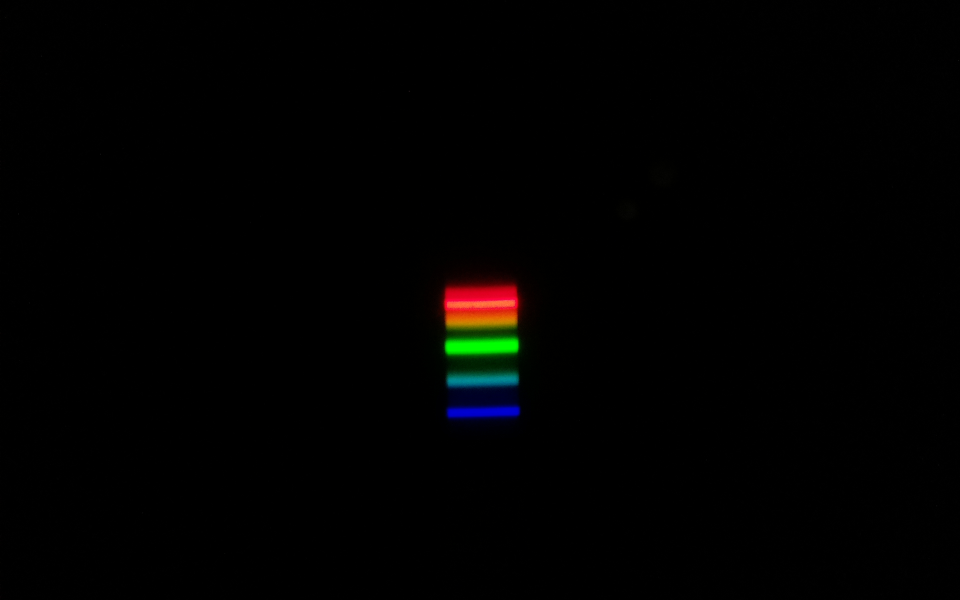
#> input picture Light/Data/Hg_test(7).jpg, 1920 x 1200 px, given in place of Hg_test(7).png, which was not available (shown at 1/2 size)
$ python processing.py
#> lines starting #> are read from the running program, lines starting #| are printed output that depends on the picture; pictures that were not available may be replaced by others from this repository, and a replacement may not be noted
### Light/Scripts/lightFunctions.py
# Подключение библиотек
import numpy as np
import matplotlib.pyplot as plt
import imageio
from PIL import Image
from cycler import cycler

def crop(fileName, outfileName):
#> called with fileName = 'Hg_test(7).png', outfileName = 'white-mercury_.png'
    with Image.open(fileName) as image:
#> image is the input picture: PIL image 1920x1200 RGB; mean R, G, B 1.4, 1.3, 0.8
        image.load()
    crop = image.crop(((846, 534, 1050, 880)))
#> call 2 of crop, with fileName = 'HeatingLamp_blue.png', outfileName = 'HeatingLamp_blue_.png'
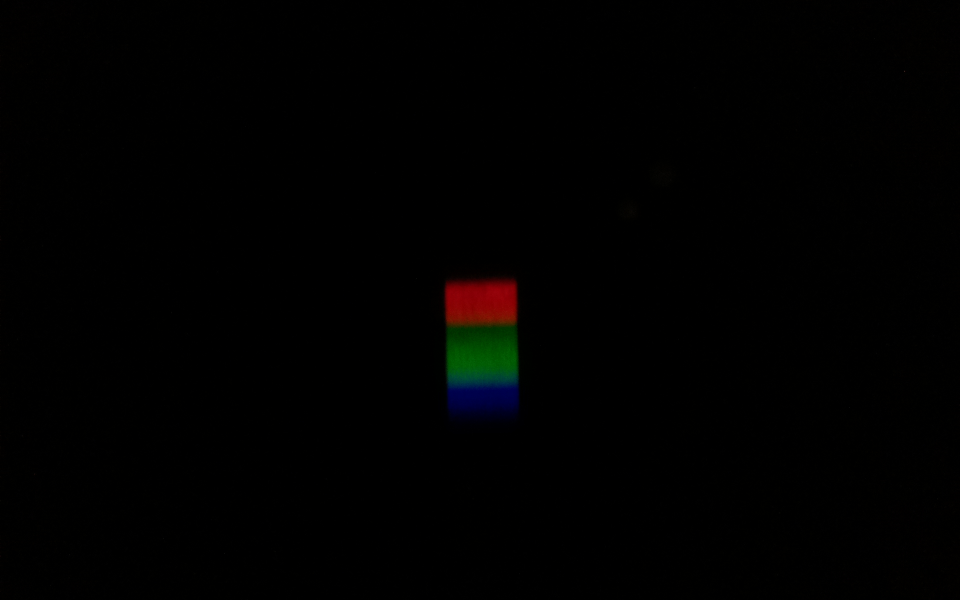
#> input picture Light/Data/HeatingLamp_blue.jpg, 1920 x 1200 px, given in place of HeatingLamp_blue.png, which was not available (shown at 1/2 size)
#> in crop, image is the input picture: PIL image 1920x1200 RGB; mean R, G, B 0.9, 0.8, 0.5
#> call 3 of crop, with fileName = 'HeatingLamp_green.png', outfileName = 'HeatingLamp_green_.png'
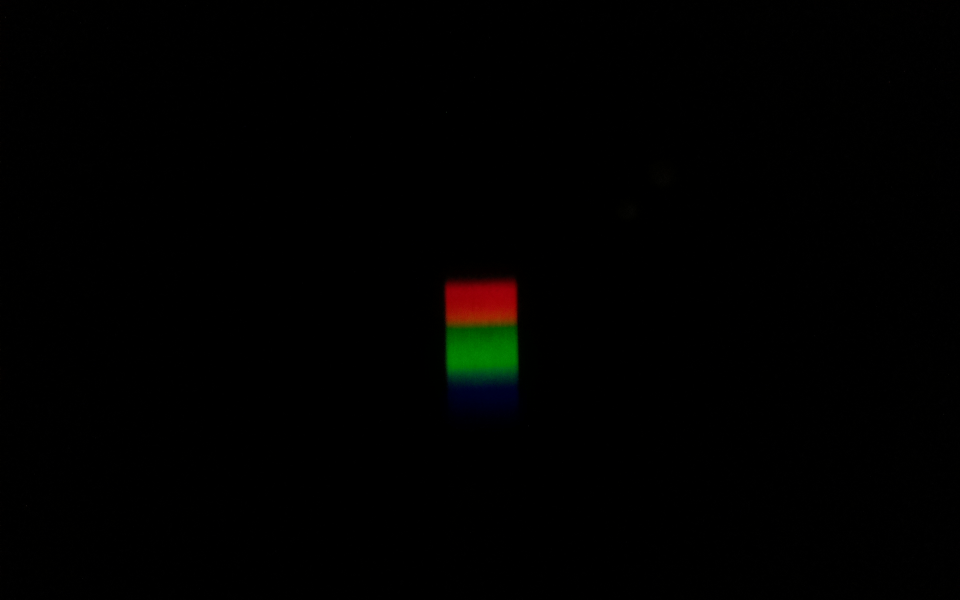
#> input picture Light/Data/HeatingLamp_green.jpg, 1920 x 1200 px, given in place of HeatingLamp_green.png, which was not available (shown at 1/2 size)
#> in crop, image is the input picture: PIL image 1920x1200 RGB; mean R, G, B 0.9, 0.9, 0.3
#> call 4 of crop, with fileName = 'HeatingLamp_red.png', outfileName = 'HeatingLamp_red_.png'
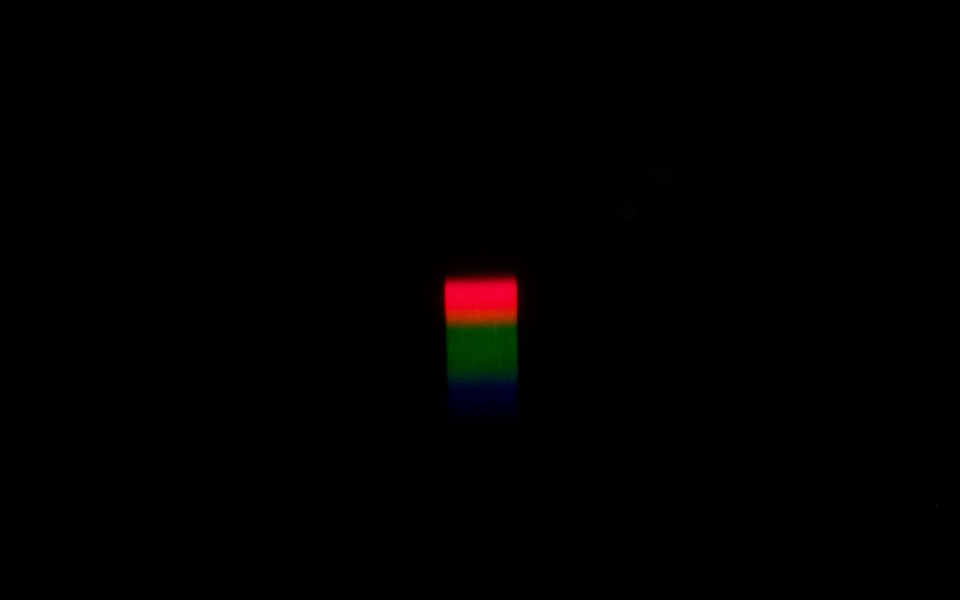
#> input picture Light/Data/HeatingLamp_red.jpg, 1920 x 1200 px, given in place of HeatingLamp_red.png, which was not available (shown at 1/2 size)
#> in crop, image is the input picture: PIL image 1920x1200 RGB; mean R, G, B 1.4, 0.5, 0.4
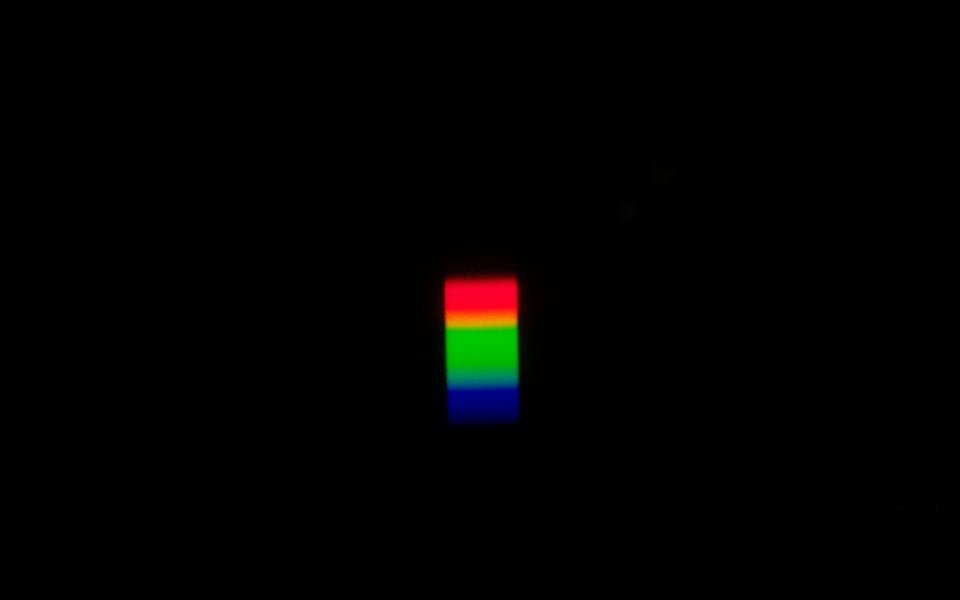
#> input picture Light/Data/HeatingLamp_white.jpg, 1920 x 1200 px, given in place of HeatingLamp_white.png, which was not available (shown at 1/2 size)
#> in crop, image is the input picture: PIL image 1920x1200 RGB; mean R, G, B 1.7, 1.7, 0.9
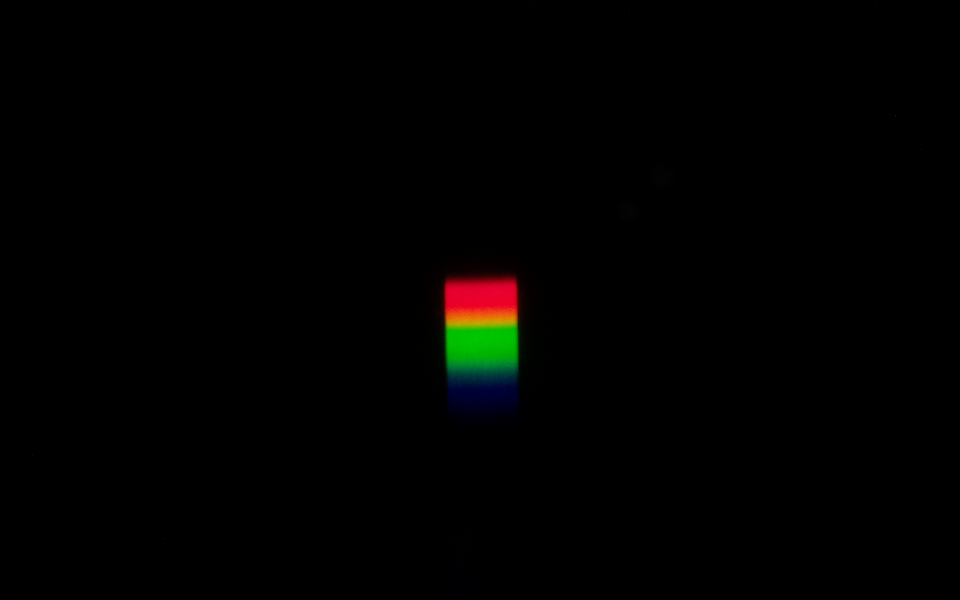
#> input picture Light/Data/HeatingLamp_yellow.jpg, 1920 x 1200 px, given in place of HeatingLamp_yellow.png, which was not available (shown at 1/2 size)
#> in crop, image is the input picture: PIL image 1920x1200 RGB; mean R, G, B 1.4, 1.4, 0.5
    crop.save(outfileName)

# [23 lines left out: function callibration, not called in this run]

def readIntensity(photoName, plotName, lamp, surface):
#> called with photoName = 'white-mercury_.png', plotName = 'plot-white-mercury', lamp = 'Ртутная лампа', surface = 'Белый лист'
    im = Image.open(photoName)
    photo = imageio.v2.imread(photoName)
    background = photo.swapaxes(0, 1)
    cut = photo.swapaxes(0, 1)
    rgb = np.mean(cut, axis=(0))
#> rgb = 346 rows, first 8: [5.95, 0.623, 0.0882], [6.03, 0.569, 0.0588], [6.77, 0.387, 0.049], [6.83, 0.412, 0.0539], [6.93, 0.407, 0.0833], [7.04, 0.451, 0.0539], [7.6, 0.446, 0.098], [7.97, 0.623, 0.157]
    luma = 0.2989 * rgb[:, 0] + 0.5866 * rgb[:, 1] + 0.1144 * rgb[:, 2]
#> luma = 346 values, max 109.8 at index 158, min 0.105 at index 344, mean 37.22

    plt.rc('axes', prop_cycle=(cycler('color', ['r', 'g', 'b'])))

    fig = plt.figure(figsize=(10, 5), dpi=200)

    plt.title('Интенсивность отражённого излучения\n' + '{} / {}'.format(lamp, surface))
    plt.xlabel('Относительный номер пикселя')
    plt.ylabel('Яркость')

    plt.plot(rgb[:, 0], label=('r'))
    plt.plot(rgb[:, 1], label=('g'))
    plt.plot(rgb[:, 2], label=('b'))
    plt.plot(luma, 'w', label='I')
    plt.legend()

    plt.imshow(background, origin='lower')

    plt.savefig(plotName)
    return rgb, luma

def albedo(blue, white):
    ba = []
    for i in range(len(blue)):
        if white[i] < 0.1:
            ba.append(0)
        else:
            ba.append(blue[i] / (white[i]))
    return ba

### Light/Scripts/processing.py
import lightFunctions as j
import matplotlib.pyplot as plt
import matplotlib.ticker as ticker
j.crop("Hg_test(7).png", "white-mercury_.png")
j.crop("HeatingLamp_blue.png", "HeatingLamp_blue_.png")
j.crop("HeatingLamp_green.png", "HeatingLamp_green_.png")
j.crop("HeatingLamp_red.png", "HeatingLamp_red_.png")
j.crop("HeatingLamp_white.png", "HeatingLamp_white_.png")
j.crop("HeatingLamp_yellow.png", "HeatingLamp_yellow_.png")

k = -0.6536882755009491
b = 634.2494413120518
mc, l = j.readIntensity("white-mercury_.png", "plot-white-mercury", "Ртутная лампа", "Белый лист")
#> mc has the same summary as rgb in readIntensity; l has the same summary as luma in readIntensity
mcb, l = j.readIntensity("HeatingLamp_blue_.png", "plot-blue-heating", "Лампа накаливания", "Синий лист")
#> in readIntensity (call 2), `rgb = np.mean(cut, axis=(0))`: rgb = 346 rows, first 8: [1.08, 0.279, 0.0049], [1.1, 0.294, 0], [1.22, 0.27, 0.0196], [1.2, 0.275, 0.0196], [1.5, 0.245, 0.0098], [1.56, 0.294, 0.0049], [1.7, 0.284, 0.0196], [1.7, 0.304, 0.0049]
#> mcb has the same summary as rgb in readIntensity; l = 346 values, max 38.18 at index 193, min 0 at index 339, mean 19.52
mcg, l = j.readIntensity("HeatingLamp_green_.png", "plot-green-heating", "Лампа накаливания", "Зелёный лист")
#> in readIntensity (call 3), `rgb = np.mean(cut, axis=(0))`: rgb = 346 rows, first 8: [1.63, 0.319, 0], [1.59, 0.333, 0.0098], [1.63, 0.245, 0.0147], [1.62, 0.221, 0.0049], [1.97, 0.221, 0.0049], [1.98, 0.25, 0.0049], [2.08, 0.181, 0.0049], [2.29, 0.284, 0.0049]
#> mcg has the same summary as rgb in readIntensity; l = 346 values, max 51.64 at index 185, min 0 at index 332, mean 23.28
mcr, l = j.readIntensity("HeatingLamp_red_.png", "plot-red-heating", "Лампа накаливания", "Красный лист")
#> in readIntensity (call 4), `rgb = np.mean(cut, axis=(0))`: rgb = 346 rows, first 8: [7.7, 0.402, 0.196], [7.92, 0.539, 0.211], [8.68, 0.598, 0.245], [9.08, 0.755, 0.358], [9.62, 0.706, 0.358], [10.3, 0.853, 0.583], [11.28, 1.1, 0.667], [12.15, 1.41, 1.04]
#> mcr has the same summary as rgb in readIntensity; l = 346 values, max 58.84 at index 94, min 0 at index 330, mean 23.09
mcw, l = j.readIntensity("HeatingLamp_white_.png", "plot-white-heating", "Лампа накаливания", "Белый лист")
#> in readIntensity (call 5), `rgb = np.mean(cut, axis=(0))`: rgb = 346 rows, first 8: [11.01, 0.843, 0.275], [11.37, 0.76, 0.309], [12.34, 0.946, 0.451], [12.89, 1.08, 0.623], [13.71, 1.12, 0.647], [14.54, 1.53, 1.04], [15.52, 1.75, 1.04], [16.26, 1.71, 1.25]
#> mcw has the same summary as rgb in readIntensity; l = 346 values, max 112.3 at index 112, min 0.0793 at index 343, mean 48.25
white = l
#> white has the same summary as l
mcy, l = j.readIntensity("HeatingLamp_yellow_.png", "plot-yellow-heating", "Лампа накаливания", "Жёлтый лист")
#> in readIntensity (call 6), `background = photo.swapaxes(0, 1)`:
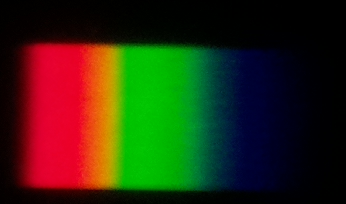
#> background: shape (204, 346, 3); mean R, G, B 45, 42.8, 16
#> in readIntensity (call 6), `rgb = np.mean(cut, axis=(0))`: rgb = 346 rows, first 8: [6.11, 0.534, 0.152], [6.39, 0.662, 0.172], [7.02, 0.588, 0.137], [7.29, 0.657, 0.191], [8, 0.603, 0.299], [8.47, 0.814, 0.441], [9.33, 0.946, 0.358], [9.74, 1.05, 0.583]
#> in readIntensity (call 6), `luma = 0.2989 * rgb[:, 0] + 0.5866 * rgb[:, 1] + 0.1144 * rgb[:, 2]`: luma = 346 values, max 107.1 at index 110, min 0.0536 at index 344, mean 40.4
#> mcy has the same summary as rgb in readIntensity; l has the same summary as luma in readIntensity
yellow = l
#> yellow has the same summary as luma in readIntensity
blue = mcb[:, 2] * 0.1144
#> blue = 346 values, max 6.19 at index 244, min 0 at index 1, mean 1.37
red = mcr[:, 0] * 0.2989
#> red = 346 values, max 53.05 at index 52, min 0 at index 267, mean 12.73
green = mcg[:, 1] * 0.5866
#> green = 346 values, max 51.24 at index 185, min 0 at index 317, mean 14.87
x = [k * i + b for i in range(len(yellow))]
#> x = 346 values, max 634.2 at index 0, min 408.7 at index 345, mean 521.5

fig, ax = plt.subplots(figsize=(9, 7), dpi=500)
#Включаем видимость сетки и делений (вводим их параметры ниже(сверху нельзя)
ax.minorticks_on()
#  Устанавливаем интервал основных делений:
ax.xaxis.set_major_locator(ticker.MultipleLocator(50))
#  Устанавливаем интервал вспомогательных делений:
ax.xaxis.set_minor_locator(ticker.MultipleLocator(10))
#  Тоже самое проделываем с делениями на оси "y":
ax.yaxis.set_major_locator(ticker.MultipleLocator(50))
ax.yaxis.set_minor_locator(ticker.MultipleLocator(10))
#Устанавливаем параметры подписей делений: https://pyprog.pro/mpl/mpl_axis_ticks.html
ax.tick_params(axis = 'both', which = 'major', labelsize = 15, pad = 2, length = 10)
ax.tick_params(axis = 'both', which = 'minor', labelsize = 15, pad = 2, length = 5)
#название графика с условием для переноса строки и центрированием
ax.set_title('Отражённая интенсивность излучения лампы накаливания', fontsize = 20, loc = 'center')
#сетка основная и второстепенная
ax.grid(which='major', color = 'gray')
ax.grid(which='minor', color = 'gray', linestyle = '--')
#подпись осей
ax.set_ylabel("Яркость", fontsize = 16)
ax.set_xlabel("Длина волны [нм]", fontsize = 16)
ax.patch.set_facecolor('0.8')
ax.plot(x, blue, 'b', label = "Синий лист")
ax.plot(x, green, 'g', label = "Зелёный лист")
ax.plot(x, red, 'r', label = "Красный лист")
ax.plot(x, white, 'white', label = "Белый лист")
ax.plot(x, yellow, 'y', label = "Жёлтый лист")
ax.legend()
fig.savefig("intensites.png")
fig.clf()

ba = j.albedo(blue, white)
#> after the loop in albedo, `for i in range(len(blue)):`: ba = 346 values, max 0.543 at index 259, min 0 at index 1, mean 0.117
ra = j.albedo(red, white)
#> ra = 346 values, max 0.902 at index 39, min 0 at index 267, mean 0.243
ga = j.albedo(green, white)
#> ga = 346 values, max 0.669 at index 190, min 0 at index 317, mean 0.201
ya = j.albedo(yellow, white)
#> ya = 346 values, max 1.84 at index 341, min 0 at index 342, mean 0.685
for i in range(15):
    ya[len(ya) - i - 1] = 0
#> after the loop, ya = 346 values, max 1.05 at index 86, min 0 at index 331, mean 0.649
wa = [1 for i in range(len(white))]
#> wa = 346 values from 1 to 1

fig, ax = plt.subplots(figsize=(9, 7), dpi=500)
#Включаем видимость сетки и делений (вводим их параметры ниже(сверху нельзя)
ax.minorticks_on()
#  Устанавливаем интервал основных делений:
ax.xaxis.set_major_locator(ticker.MultipleLocator(50))
#  Устанавливаем интервал вспомогательных делений:
ax.xaxis.set_minor_locator(ticker.MultipleLocator(10))
#  Тоже самое проделываем с делениями на оси "y":
ax.yaxis.set_major_locator(ticker.MultipleLocator(0.2))
ax.yaxis.set_minor_locator(ticker.MultipleLocator(0.05))
#Устанавливаем параметры подписей делений: https://pyprog.pro/mpl/mpl_axis_ticks.html
ax.tick_params(axis = 'both', which = 'major', labelsize = 15, pad = 2, length = 10)
ax.tick_params(axis = 'both', which = 'minor', labelsize = 15, pad = 2, length = 5)
#название графика с условием для переноса строки и центрированием
ax.set_title('Альбедо поверхностей', fontsize = 20, loc = 'center')
#сетка основная и второстепенная
ax.grid(which='major', color = 'gray')
ax.grid(which='minor', color = 'gray', linestyle = '--')
#подпись осей
ax.set_ylabel("Яркость", fontsize = 16)
ax.set_xlabel("Длина волны [нм]", fontsize = 16)
ax.patch.set_facecolor('0.85')
ax.plot(x, ba, 'b', label = "Синий лист")
ax.plot(x, ga, 'g', label = "Зелёный лист")
ax.plot(x, ra, 'r', label = "Красный лист")
ax.plot(x, wa, 'white', label = "Белый лист")
ax.plot(x, ya, 'y', label = "Жёлтый лист")
ax.legend()
fig.savefig("albedos.png")
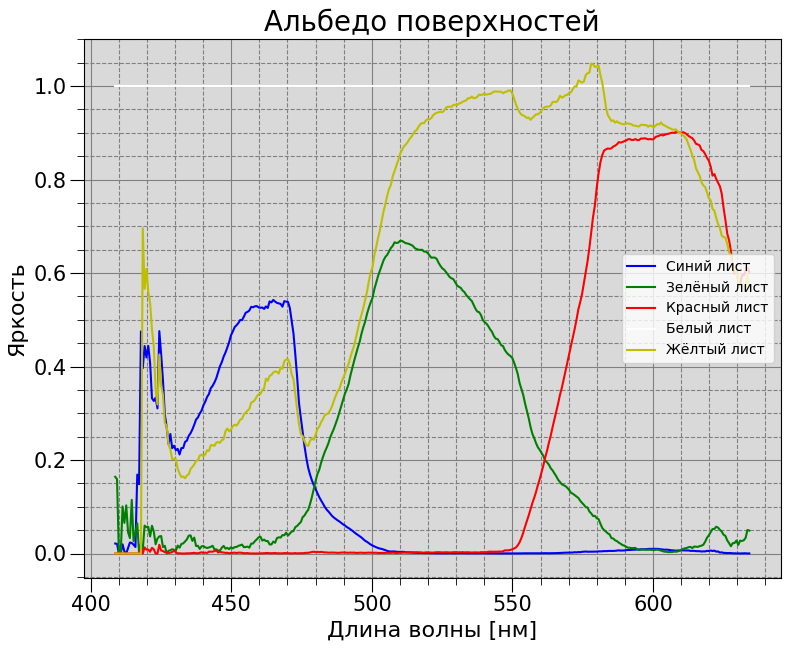
#> figure drawn by matplotlib, 1 panel
fig.clf()

# Построение графика интенсивностей и альбедо
#j.intensities(mn)
